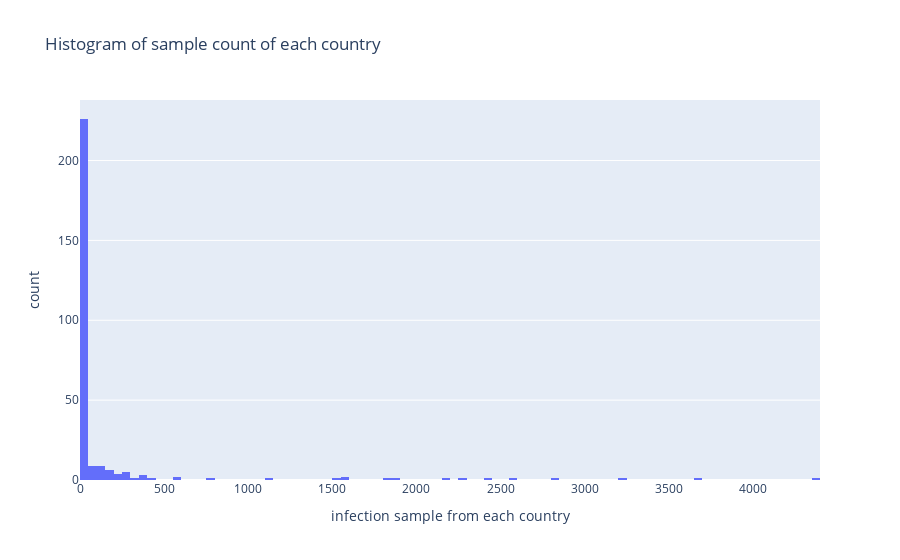

Notebook code cell kept with this figure:
### Markdown cell above
<h2>Mixed infection

### Code cell
#histogram for country with different sample counts
country_sample = df.groupby(["geographic_source"]).count()
country_sample['geographic_source'] = country_sample.index

df = px.data.tips()
fig = px.histogram(country_sample, x="wgs_id", nbins=100, title='Histogram of sample count of each country',labels={'wgs_id':'infection sample from each country'})
fig.show()

#count of country in terms of sample
# country_sample.shape
# country_sample[country_sample["wgs_id"]<3].shape

### Figure 1 — Plotly figure (JSON) as saved in the notebook; plotly's stock layout.template omitted (floating-point values rounded to 4 significant figures; data arrays with more than 128 entries replaced by an {"elided": "..."} marker saying what was removed)
{"data": [{"alignmentgroup": "True", "bingroup": "x", "hovertemplate": "infection sample from each country=%{x}<br>count=%{y}<extra></extra>", "legendgroup": "", "marker": {"color": "#636efa", "pattern": {"shape": ""}}, "name": "", "nbinsx": 100, "offsetgroup": "", "orientation": "v", "showlegend": false, "type": "histogram", "x": {"elided": "281 int values"}, "xaxis": "x", "yaxis": "y"}], "layout": {"barmode": "relative", "legend": {"tracegroupgap": 0}, "title": {"text": "Histogram of sample count of each country"}, "xaxis": {"anchor": "y", "domain": [0, 1], "title": {"text": "infection sample from each country"}}, "yaxis": {"anchor": "x", "domain": [0, 1], "title": {"text": "count"}}}}
